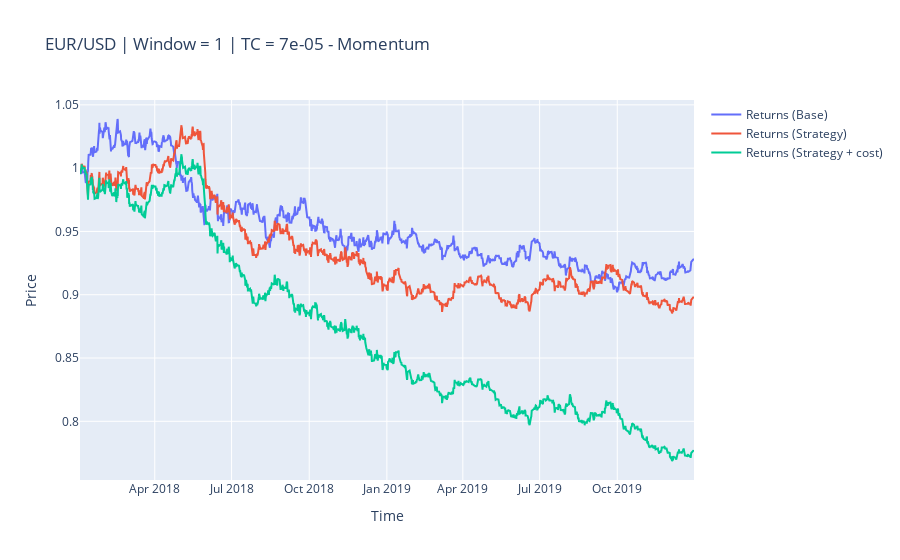

The notebook cell saved with this chart:
### Code cell
tester.plot_results()

### Figure 1 — Plotly figure (JSON) as saved in the notebook; plotly's stock layout.template omitted (floating-point values rounded to 4 significant figures; data arrays with more than 128 entries replaced by an {"elided": "..."} marker saying what was removed)
{"data": [{"name": "Returns (Base)", "type": "scatter", "x": {"elided": "2068 str values"}, "y": {"elided": "2068 float values"}}, {"name": "Returns (Strategy)", "type": "scatter", "x": {"elided": "2068 str values"}, "y": {"elided": "2068 float values"}}, {"name": "Returns (Strategy + cost)", "type": "scatter", "x": {"elided": "2068 str values"}, "y": {"elided": "2068 float values"}}], "layout": {"title": {"text": "EUR/USD | Window = 1 | TC = 7e-05 - Momentum"}, "xaxis": {"title": {"text": "Time"}}, "yaxis": {"title": {"text": "Price"}}}}
